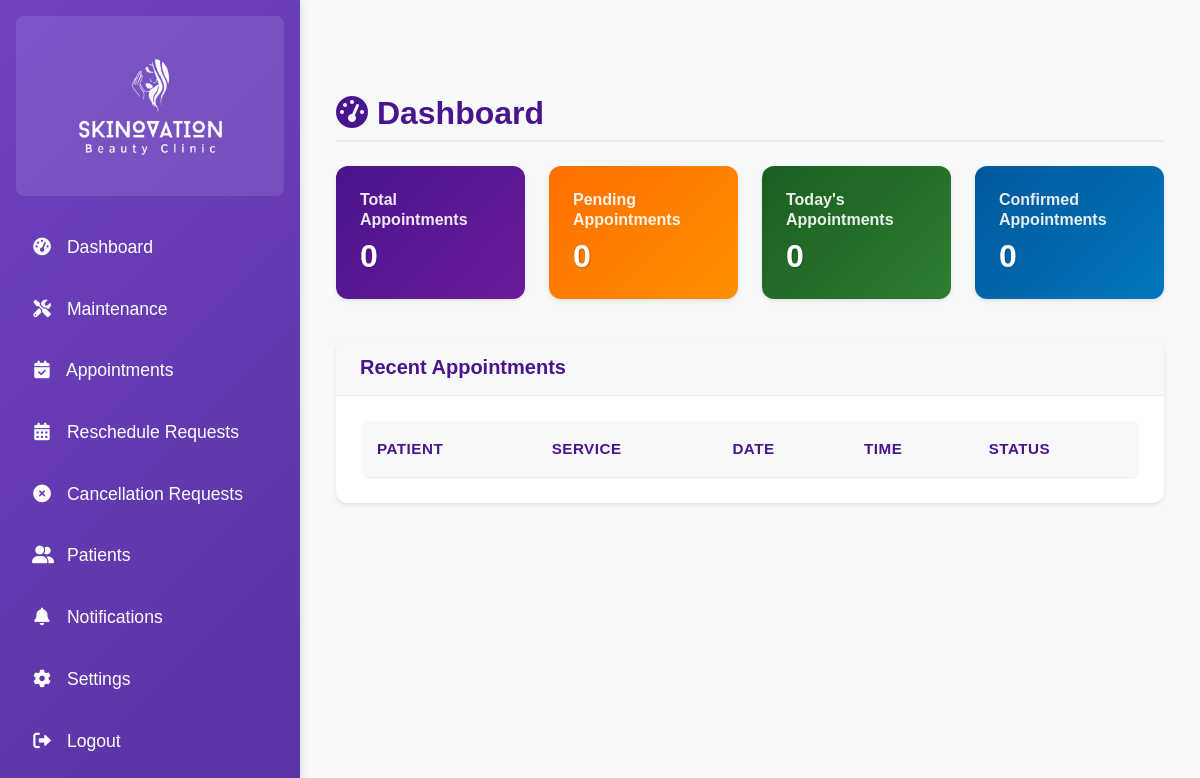
/admin/dashboard.php (signed in), run on an earlier commit of the app's database.
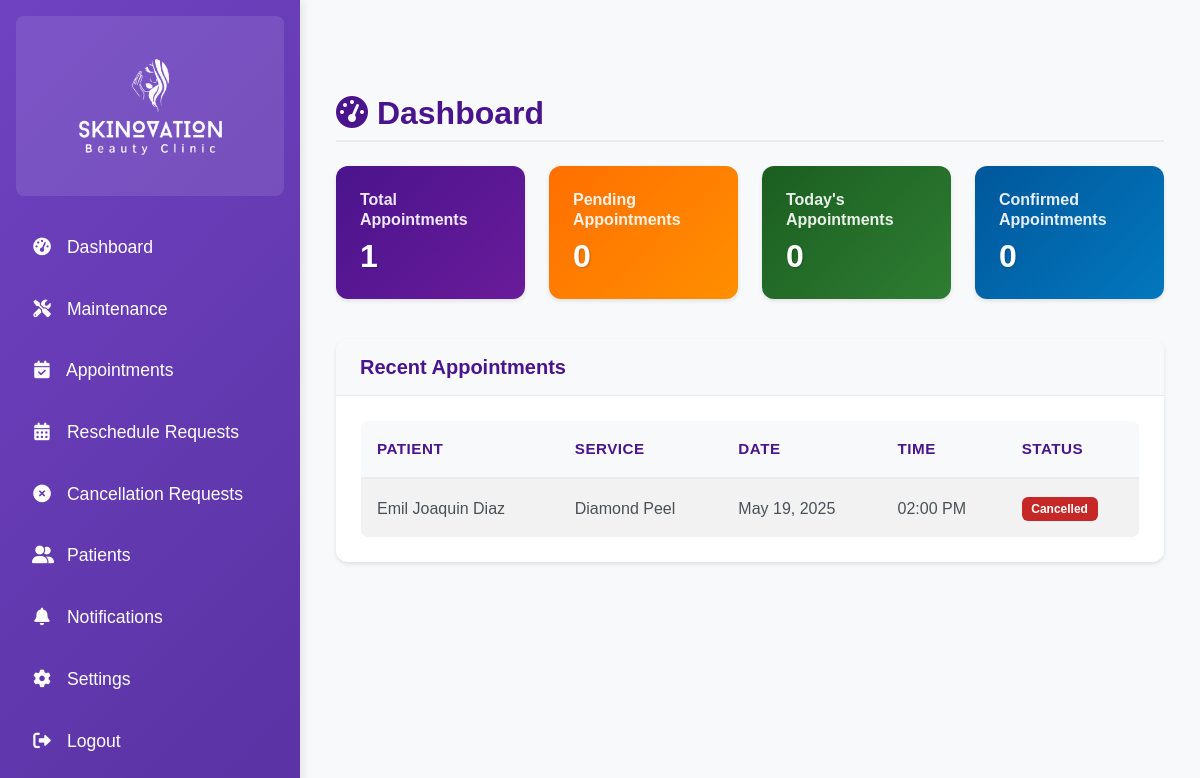
And on a later commit of the database.
### tables this page shows
CREATE TABLE `appointments` (
  `appointment_id` int NOT NULL,
  `patient_id` int NOT NULL,
  `service_id` int NOT NULL,
  `attendant_id` int NOT NULL,
  `appointment_date` date NOT NULL,
  `appointment_time` time NOT NULL,
  `status` enum('pending','confirmed','completed','cancelled') DEFAULT 'pending',
  `created_at` datetime DEFAULT CURRENT_TIMESTAMP,
  `updated_at` datetime DEFAULT CURRENT_TIMESTAMP ON UPDATE CURRENT_TIMESTAMP
);

CREATE TABLE `patients` (
  `patient_id` int NOT NULL,
  `last_name` varchar(100) NOT NULL,
  `first_name` varchar(100) NOT NULL,
  `middle_name` varchar(255) DEFAULT NULL,
  `username` varchar(50) NOT NULL,
  `password` varchar(255) NOT NULL,
  `phone` varchar(20) NOT NULL,
  `created_at` datetime DEFAULT CURRENT_TIMESTAMP,
  `updated_at` datetime DEFAULT CURRENT_TIMESTAMP ON UPDATE CURRENT_TIMESTAMP,
  `archived` tinyint(1) DEFAULT '0'
);

CREATE TABLE `services` (
  `service_id` int NOT NULL,
  `service_name` varchar(100) NOT NULL,
  `description` text,
  `price` decimal(10,2) DEFAULT NULL,
  `duration` int NOT NULL COMMENT 'Duration in minutes',
  `category_id` int NOT NULL,
  `created_at` datetime DEFAULT CURRENT_TIMESTAMP,
  `updated_at` datetime DEFAULT CURRENT_TIMESTAMP ON UPDATE CURRENT_TIMESTAMP,
  `image` varchar(255) DEFAULT NULL
);

### config.php (called while the page is built, shortened)
<?php
if (defined('CONFIG_INCLUDED')) {
    return;
}
if (!function_exists('clean')) {
    function clean($string) {
        return htmlspecialchars($string, ENT_QUOTES, 'UTF-8');
    }
}

### admin/dashboard.php (the view, shortened to what the changed rows need)
<?php
include '../config.php';
$stats = [
    'total' => 0,
    'pending' => 0,
    'confirmed' => 0,
    'cancelled' => 0,
    'today' => 0
];
$stmt = $conn->query("SELECT COUNT(*) as count FROM appointments");
$stats['total'] = $stmt->fetch(PDO::FETCH_ASSOC)['count'];
$stmt = $conn->query("SELECT status, COUNT(*) as count FROM appointments GROUP BY status");
while ($row = $stmt->fetch(PDO::FETCH_ASSOC)) {
    $stats[$row['status']] = $row['count'];
}
$stmt = $conn->query("SELECT COUNT(*) as count FROM appointments WHERE DATE(appointment_date) = CURDATE()");
$stats['today'] = $stmt->fetch(PDO::FETCH_ASSOC)['count'];
$stmt = $conn->query("
    SELECT a.*, p.first_name, p.last_name, s.service_name
    FROM appointments a
    JOIN patients p ON a.patient_id = p.patient_id
    JOIN services s ON a.service_id = s.service_id
    ORDER BY a.created_at DESC
    LIMIT 5
");
$recent_appointments = $stmt->fetchAll(PDO::FETCH_ASSOC);
?>
<!DOCTYPE html>
<html lang="en">
<head>
    <link href="https://cdn.jsdelivr.net/npm/bootstrap@5.3.0/dist/css/bootstrap.min.css" rel="stylesheet">
    <link href="https://cdnjs.cloudflare.com/ajax/libs/font-awesome/6.0.0-beta3/css/all.min.css" rel="stylesheet">
    <link href="../assets/css/admin.css" rel="stylesheet">
    <link href="../assets/css/style.css" rel="stylesheet">
</head>
<body>
<div class="d-flex">
    <div class="content p-4">
        <div class="container-fluid">
            <h1 class="mb-4"><i class="fas fa-tachometer-alt"></i> Dashboard</h1>
            <div class="row mb-4">
                <div class="col-md-3">
                    <div class="card bg-primary text-white">
                        <div class="card-body">
                            <h5 class="card-title">Total Appointments</h5>
                            <h2 class="card-text"><?php echo $stats['total']; ?></h2>
                        </div>
                    </div>
                </div>
                <div class="col-md-3">
                    <div class="card bg-warning text-white">
                        <div class="card-body">
                            <h2 class="card-text"><?php echo $stats['pending']; ?></h2>
                        </div>
                    </div>
                </div>
                <div class="col-md-3">
                    <div class="card bg-success text-white">
                        <div class="card-body">
                            <h2 class="card-text"><?php echo $stats['today']; ?></h2>
                        </div>
                    </div>
                </div>
                <div class="col-md-3">
                    <div class="card bg-info text-white">
                        <div class="card-body">
                            <h2 class="card-text"><?php echo $stats['confirmed']; ?></h2>
                        </div>
                    </div>
                </div>
            </div>
            <div class="card">
                <div class="card-body">
                    <div class="table-responsive">
                        <table class="table table-striped">
                            <thead>
                                <tr>
                                    <th>Patient</th>
                                    <th>Service</th>
                                    <th>Date</th>
                                    <th>Time</th>
                                    <th>Status</th>
                                </tr>
                            </thead>
                            <tbody>
                                <?php foreach ($recent_appointments as $appointment): ?>
                                <tr>
                                    <td><?php echo clean($appointment['first_name'] . ' ' . $appointment['last_name']); ?></td>
                                    <td><?php echo clean($appointment['service_name']); ?></td>
                                    <td><?php echo date('M d, Y', strtotime($appointment['appointment_date'])); ?></td>
                                    <td><?php echo date('h:i A', strtotime($appointment['appointment_time'])); ?></td>
                                    <td>
                                        <span class="badge bg-<?php
                                            echo $appointment['status'] === 'confirmed' ? 'success' :
                                                ($appointment['status'] === 'cancelled' ? 'danger' : 'warning');
                                        ?>">
                                            <?php echo ucfirst($appointment['status']); ?>
                                        </span>
                                    </td>
                                </tr>
                                <?php endforeach; ?>
                            </tbody>
                        </table>
                    </div>
                </div>
            </div>
        </div>
    </div>
</div>
</body>
</html>

What changed in the data, as far as the page shows it:
added appointments: patient.last_name "Emil Joaquin Diaz", service.service_name "Diamond Peel", appointment_date "May 19, 2025", appointment_time "02:00 PM", status "Cancelled"
Also different on the page:
$stats['total']: "0" → "1"
